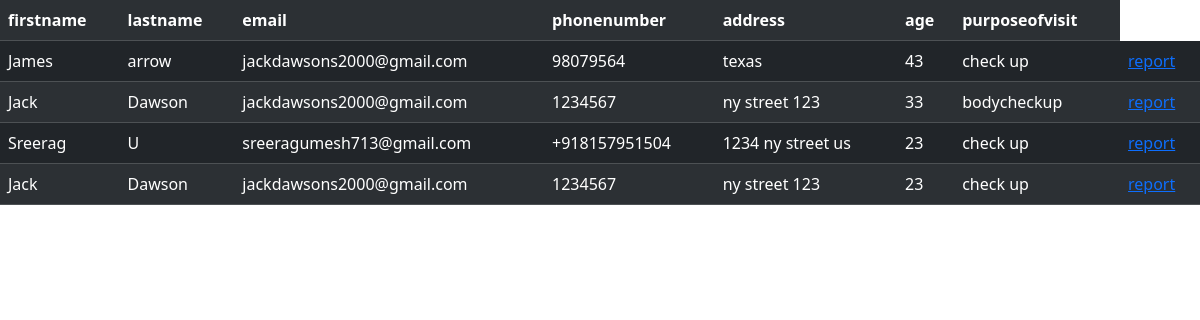
The page /booking/ on the database its author committed.
### hospital/models.py (models this page shows)
class tblappointment(models.Model):
    firstname =models.CharField(max_length=10,null=True)
    lastname = models.CharField(max_length=10,null=True)
    email = models.CharField(max_length=10,null=True)
    phonenumber = models.CharField(max_length=10,null=True)
    address = models.CharField(max_length=10,null=True)
    age = models.CharField(max_length=10,null=True)
    purposeofvisit = models.CharField(max_length=10,null=True)

### hospital/views.py (the view)
# urls.py: path("booking/",views.booking),
def booking(request):
    a = tblappointment.objects.all()
    return render(request, "booking.html", {'a': a})

### template/booking.html (shortened to what this page needs)
<!DOCTYPE html>
<html lang="en">
<head>
            <link rel="stylesheet" href="https://cdn.jsdelivr.net/npm/bootstrap@5.3.2/dist/css/bootstrap.min.css">
</head>
<body>
<table class="table table-striped table-dark">
    <tr>
       <th>firstname</th>
        <th>lastname</th>
        <th>email</th>
        <th>phonenumber</th>
        <th>address</th>
        <th>age</th>
        <th>purposeofvisit</th>
    </tr>
    {%for g in a%}
       <tr>
        <td>{{g.firstname}}</td>
        <td>{{g.lastname}}</td>
        <td>{{g.email}}</td>
        <td>{{g.phonenumber}}</td>
        <td>{{g.address}}</td>
           <td>{{g.age}}</td>
           <td>{{g.purposeofvisit}}</td>
             <td><a href="/reportappointment/{{g.id}}">report</a></td>
    </tr>
{%endfor%}
</body>
</html>

### rows shown on the page
tblappointment: firstname "James", lastname "arrow", email "jackdawsons2000@gmail.com", phonenumber "98079564", address "texas", age "43", purposeofvisit "check up"
tblappointment: firstname "Jack", lastname "Dawson", email "jackdawsons2000@gmail.com", phonenumber "1234567", address "ny street 123", age "33", purposeofvisit "bodycheckup"
tblappointment: firstname "Sreerag", lastname "U", email "sreeragumesh713@gmail.com", phonenumber "+918157951504", address "1234 ny street us", age "23", purposeofvisit "check up"
tblappointment: firstname "Jack", lastname "Dawson", email "jackdawsons2000@gmail.com", phonenumber "1234567", address "ny street 123", age "23", purposeofvisit "check up"
